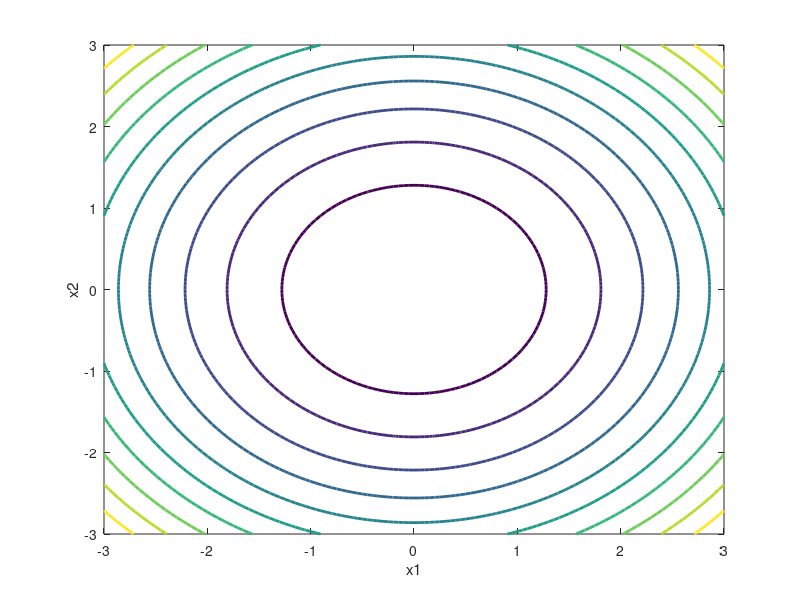

This figure's MATLAB source:
% 例程 1.3  等高线
m = -3: 0.05: 3;
[vx1, vx2] = meshgrid(m);
z = (vx1.^2) + (vx2.^2);
figure(1)
contour(vx1, vx2, z, 'LineWidth', 2);
xlabel('x1');  ylabel('x2');
